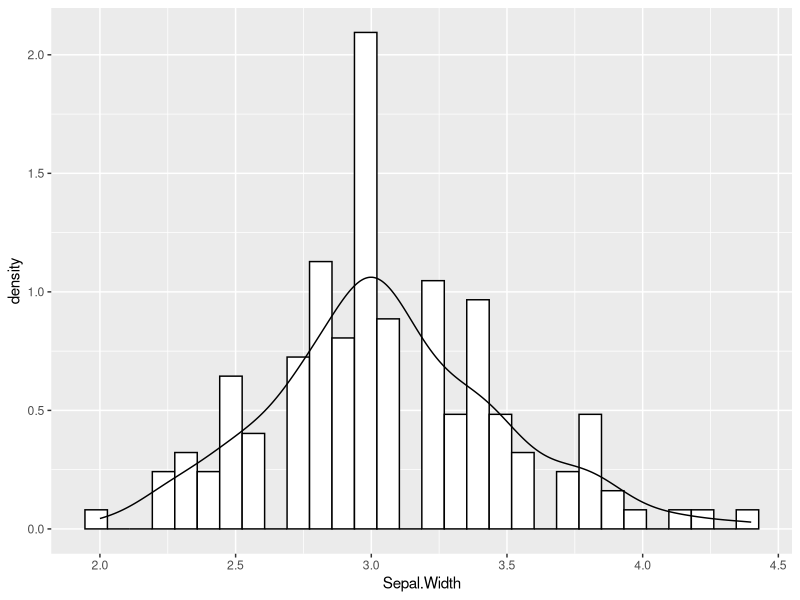

R code for this plot:
## ---- chunk 1
knitr::opts_chunk$set(echo = TRUE)
library(MASS)
library(dplyr)
library(ggplot2)
## ---- chunk 2
df <- iris
## ---- chunk 3
ggplot(df, mapping = aes(x = Sepal.Width))+
  geom_histogram(aes(y = ..density..), color="black", fill="white")+
  geom_density()
## ---- chunk 4
shapiro.test(df$Sepal.Width)
## ---- chunk 5
norm.parm <- fitdistr(df$Sepal.Width, "normal") #From the MASS package
## ---- chunk 6
pnorm(mean(df$Sepal.Width), mean = norm.parm$estimate["mean"], sd = norm.parm$estimate["sd"])
